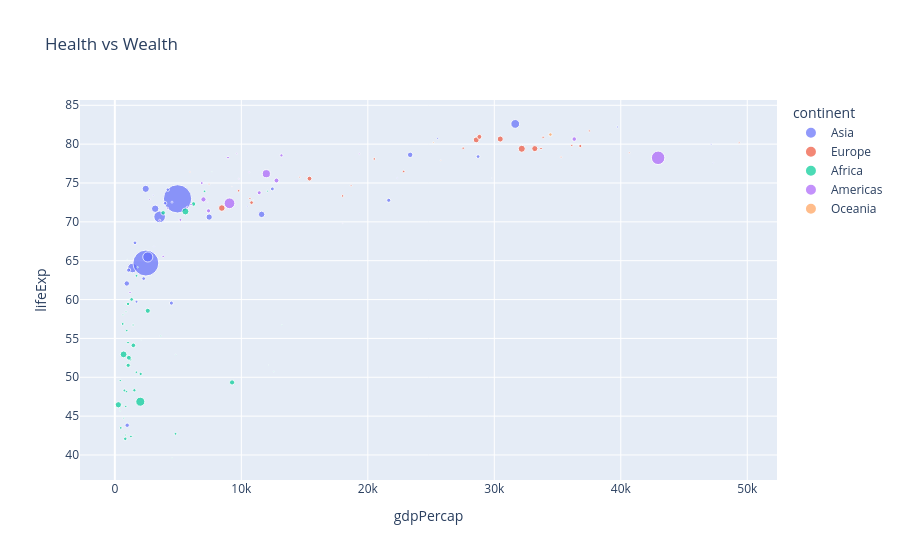

The code cell stored with this chart in its notebook:
### Code cell
px.scatter(
    data_frame=gapminder_df, # our dataframe
    x='gdpPercap', # numerical variable 1
    y='lifeExp',  # numerical variable 2 
    title= 'Health vs Wealth',
    color='continent', # categorical varible 
    size= 'pop' # numerical variable 
)
